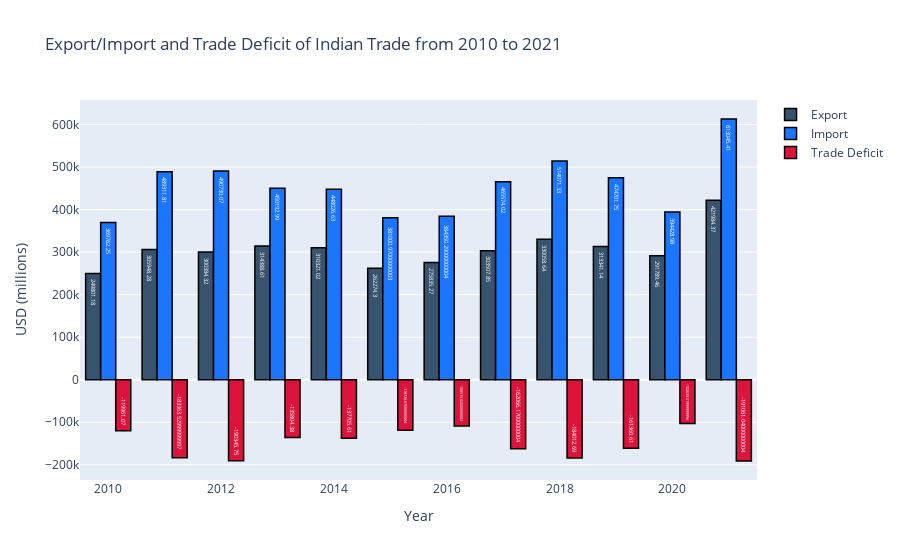

The code cell stored with this chart in its notebook:
### Code cell
trace1 = go.Bar(
                x = total_year.index,
                y = total_year.Export,
                name = "Export",
                marker = dict(color = 'rgb(55, 83, 109)',
                             line=dict(color='rgb(0,0,0)',width=1.5)),
                text = total_year.Export)
# create trace2 
trace2 = go.Bar(
                x = total_year.index,
                y = total_year.Import,
                name = "Import",
                marker = dict(color = 'rgb(26, 118, 255)',
                              line=dict(color='rgb(0,0,0)',width=1.5)),
                text = total_year.Import)
# create trace3
trace3 = go.Bar(
                x = total_year.index,
                y = total_year['Trade Deficit'],
                name = "Trade Deficit",
                marker = dict(color = 'crimson',
                              line=dict(color='rgb(0,0,0)',width=1.5)),
                text = total_year['Trade Deficit'])

layout = go.Layout(hovermode= 'closest', title = 'Export/Import and Trade Deficit of Indian Trade from 2010 to 2021' , xaxis = dict(title = 'Year'), yaxis = dict(title = 'USD (millions)'))
fig = go.Figure(data = [trace1, trace2, trace3], layout = layout)
fig.show()

### Figure 1 — Plotly figure (JSON) as saved in the notebook; plotly's stock layout.template omitted (floating-point values rounded to 4 significant figures)
{"data": [{"marker": {"color": "rgb(55, 83, 109)", "line": {"color": "rgb(0,0,0)", "width": 1.5}}, "name": "Export", "text": [249800.0, 305900.0, 300400.0, 314400.0, 310300.0, 262300.0, 275800.0, 303500.0, 330100.0, 313300.0, 291800.0, 422000.0], "type": "bar", "x": [2010, 2011, 2012, 2013, 2014, 2015, 2016, 2017, 2018, 2019, 2020, 2021], "y": [249800.0, 305900.0, 300400.0, 314400.0, 310300.0, 262300.0, 275800.0, 303500.0, 330100.0, 313300.0, 291800.0, 422000.0]}, {"marker": {"color": "rgb(26, 118, 255)", "line": {"color": "rgb(0,0,0)", "width": 1.5}}, "name": "Import", "text": [369800.0, 489300.0, 490700.0, 450200.0, 448000.0, 381000.0, 384400.0, 465600.0, 514100.0, 474700.0, 394400.0, 613000.0], "type": "bar", "x": [2010, 2011, 2012, 2013, 2014, 2015, 2016, 2017, 2018, 2019, 2020, 2021], "y": [369800.0, 489300.0, 490700.0, 450200.0, 448000.0, 381000.0, 384400.0, 465600.0, 514100.0, 474700.0, 394400.0, 613000.0]}, {"marker": {"color": "crimson", "line": {"color": "rgb(0,0,0)", "width": 1.5}}, "name": "Trade Deficit", "text": [-120000.0, -183400.0, -190300.0, -135800.0, -137700.0, -118700.0, -108500.0, -162100.0, -184000.0, -161400.0, -102600.0, -191100.0], "type": "bar", "x": [2010, 2011, 2012, 2013, 2014, 2015, 2016, 2017, 2018, 2019, 2020, 2021], "y": [-120000.0, -183400.0, -190300.0, -135800.0, -137700.0, -118700.0, -108500.0, -162100.0, -184000.0, -161400.0, -102600.0, -191100.0]}], "layout": {"hovermode": "closest", "title": {"text": "Export/Import and Trade Deficit of Indian Trade from 2010 to 2021"}, "xaxis": {"title": {"text": "Year"}}, "yaxis": {"title": {"text": "USD (millions)"}}}}
